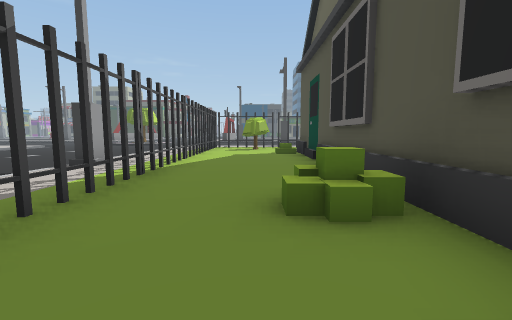
view 1 (above)

17 first-person views from a walk through a Unity game level. The camera is 1.3 m above the floor, tilts 6° down and sees 90° across. The floor is counted in squares, 2 m on a side. Each view is taken from the middle of a square. On the plan, view 1 faces up. The plan holds only what a view shows up to about 9 squares ahead; the rest is blank. The place goes on beyond the plan. The player is left out. Some animated figures are left out.

view 2
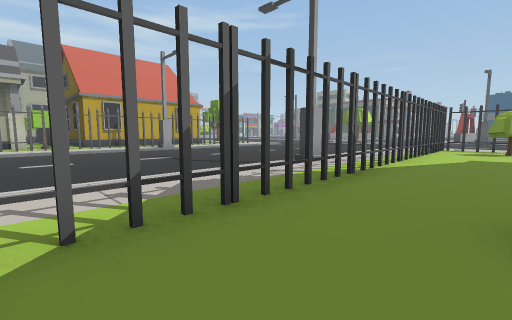

view 3
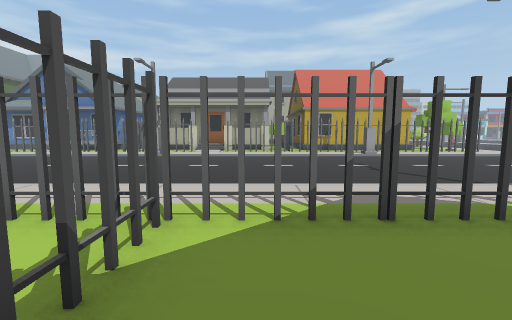

view 4
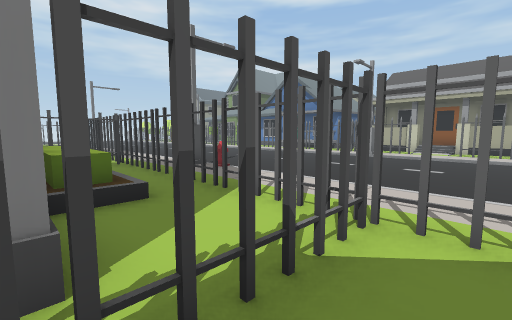

view 5
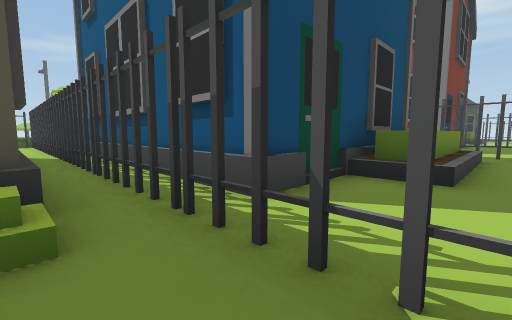

view 6
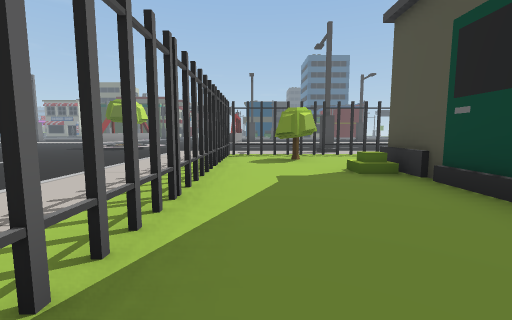

view 7
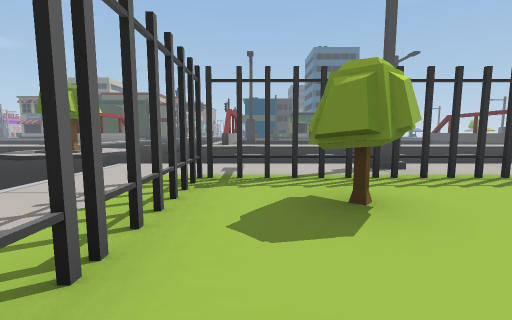

view 8
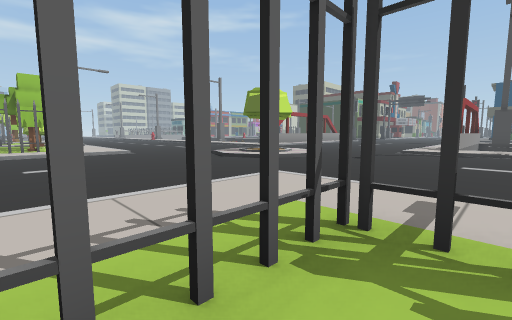

view 9
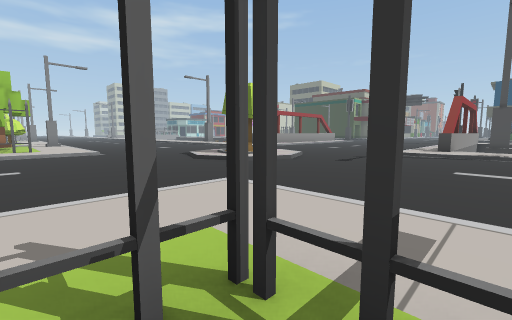

view 10
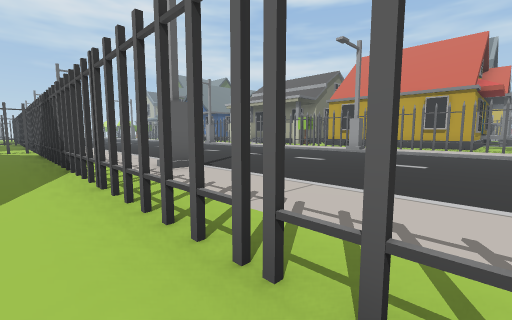

view 11
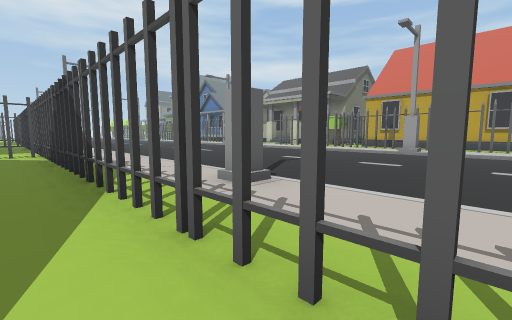

view 12
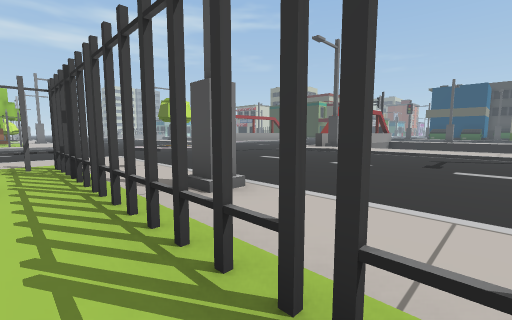

view 13
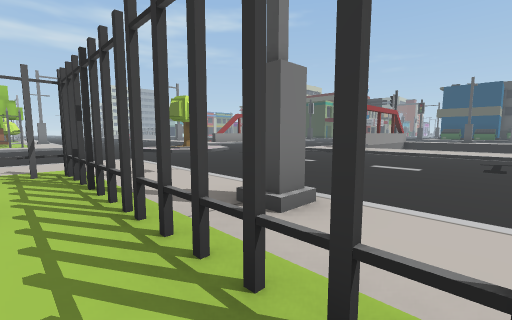

view 14
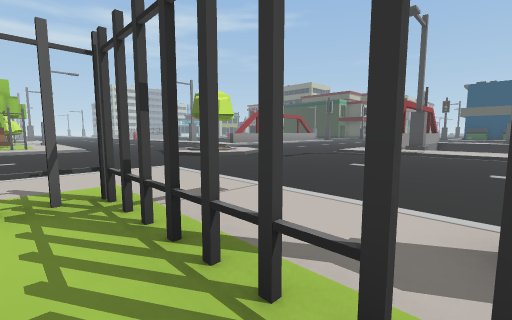

view 15
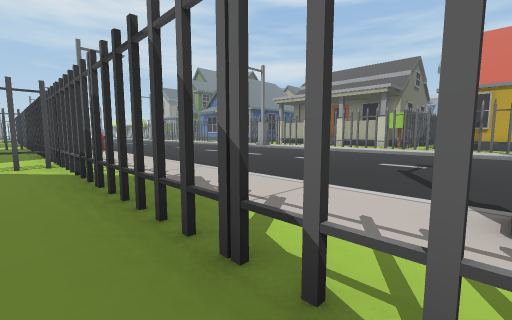

view 16
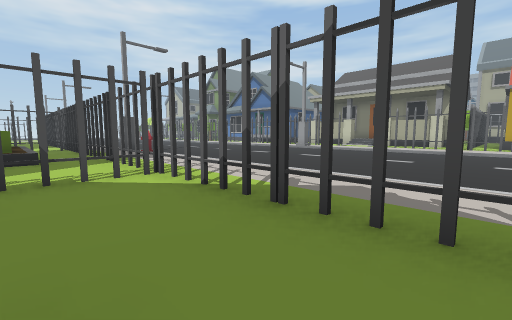

view 17
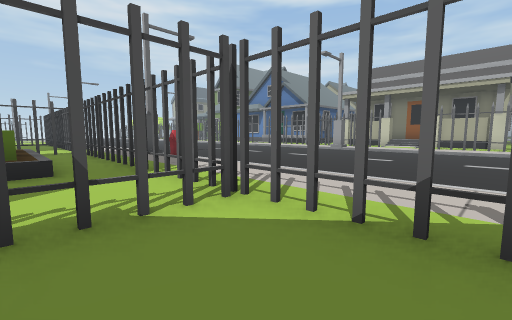

### Floor plan
Key: @ floor where view 1 was taken; # wall or solid block; x gap in a wall; . main floor; : floor 0.25 m higher than the main floor; / step, stairs or slope; = window, fence, low wall or low ledge; ^ raised ledge; B bush; T tree; H thing the floor can be seen under or through; Y hydrant; O other object.
Columns run from 13 left of view 1 to 4 right of it. Each row starts with its distance up from view 1.
 22           ^:::::::
 21           ::#:::::
 20           ........
 19         ..........
 18        /..........
 17     :T :..........
 16     ////..........
 15     .//...........
 14    ...............
 13  :/....../::::H:::
 12  :/....../:##:HHHH
 11 T:/....../:x:T::::
 10 ::/....../:#:T:
  9 #:/....../:#:::#
  8 #:/....../:#::=#
  7 #:/....../:x:::#
  6 # /....../:#:::#
  5 #:#......//#:::#
  4 #:/....../:#:::#
  3 #:/....../:#:::#
  2 #:/....../:x::B#
  1 #:/....../:x:::#
  0 #:/....../:#:@/##
 -1   /....../::HHH###
 -2    ....../:#::####
 -3     ...../:#::#
 -4      ..../:#:O#
 -5      ..../:#:O#
 -6      ....Y:#:O#
 -7       .. //#:O#
 -8           :#:
 -9           :###
-10            #

Where each view was taken, in squares from view 1:
view 1: 0 up, 0 right, facing up
view 2: 0 up, 0 right, facing up-left
view 3: 0 up, 1 right, facing left
view 4: 0 up, 1 right, facing down-left
view 5: 0 up, 1 left, facing down-right
view 6: 4 up, 1 left, facing up
view 7: 8 up, 1 left, facing up
view 8: 10 up, 1 left, facing up-left
view 9: 11 up, 1 left, facing up-left
view 10: 10 up, 1 left, facing down-left
view 11: 8 up, 1 left, facing down-left
view 12: 11 up, 4 right, facing up-left
view 13: 11 up, 3 right, facing up-left
view 14: 11 up, 1 right, facing up-left
view 15: 5 up, 1 left, facing down-left
view 16: 3 up, 0 right, facing down-left
view 17: 1 up, 0 right, facing down-left
